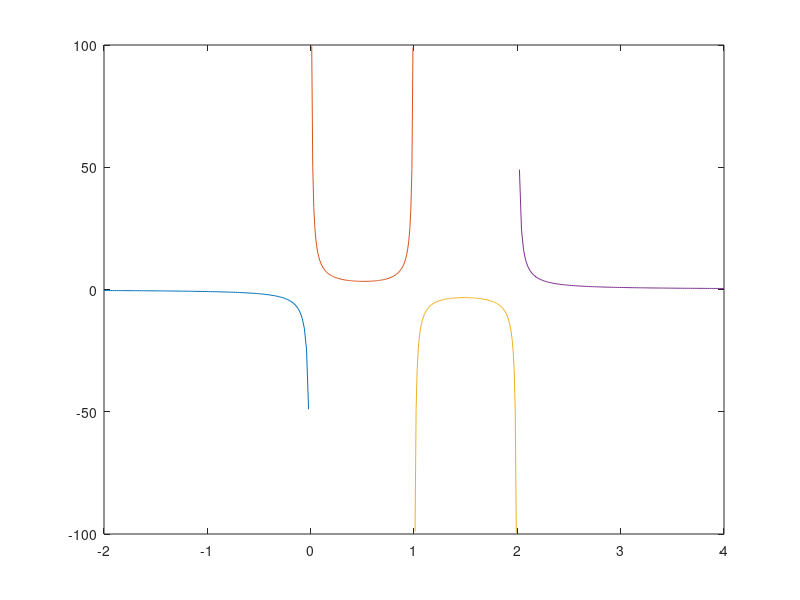

Write MATLAB code to recreate this figure. (Note: this script raises an error after producing the figure.)
f = @(x) 1./x - 1./(x-1) + 1./(x-2);
x1 = linspace(-2, 0, 100);
x2 = linspace(0, 1, 100);
x3 = linspace(1, 2, 100);
x4 = linspace(2, 4, 100);

plot(x1, f(x1), x2, f(x2), x3, f(x3), x4, f(x4))
ylim([-100 100])
xline(0, ':')
xline(1, ':')
xline(2, ':')
xlabel('x')
ylabel('y')
